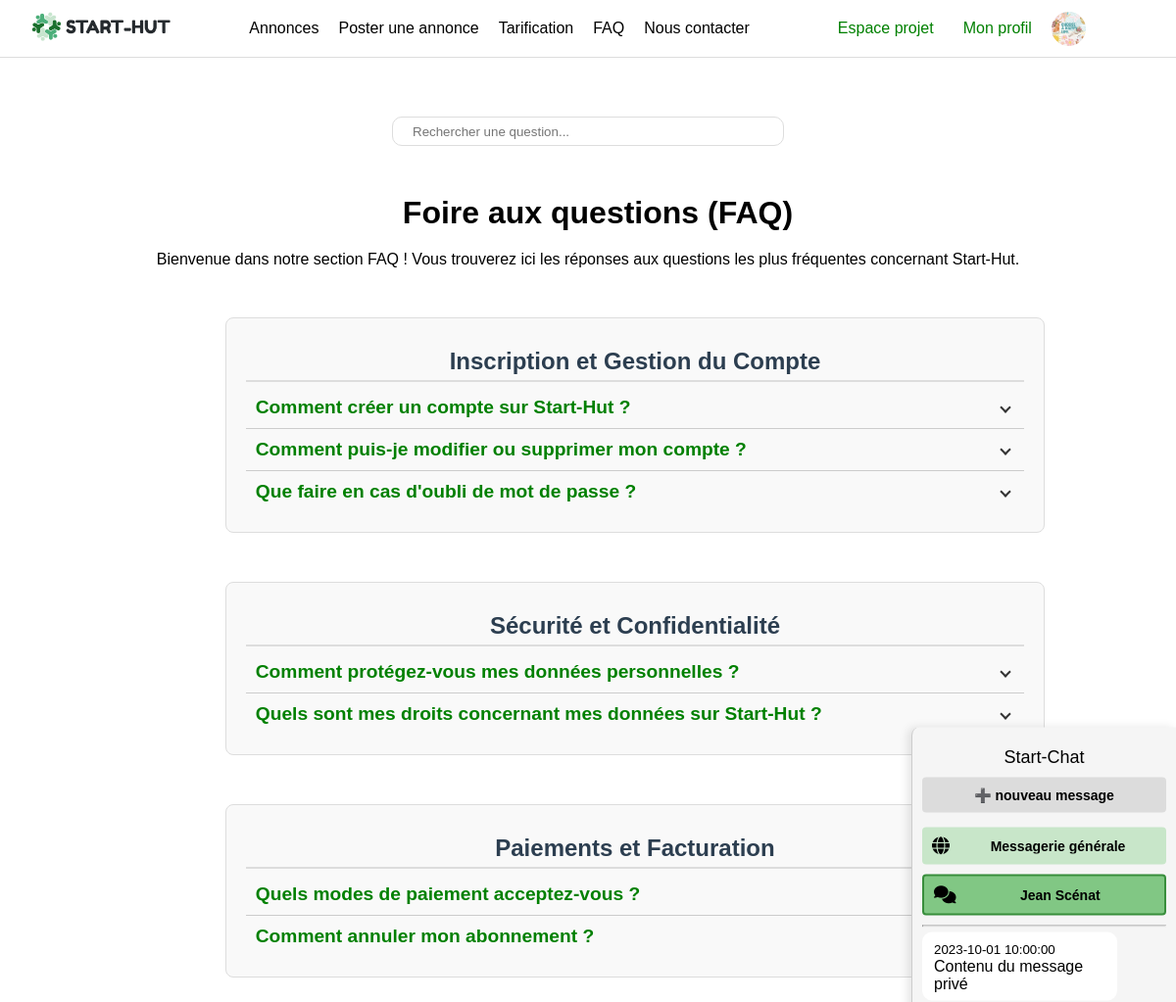
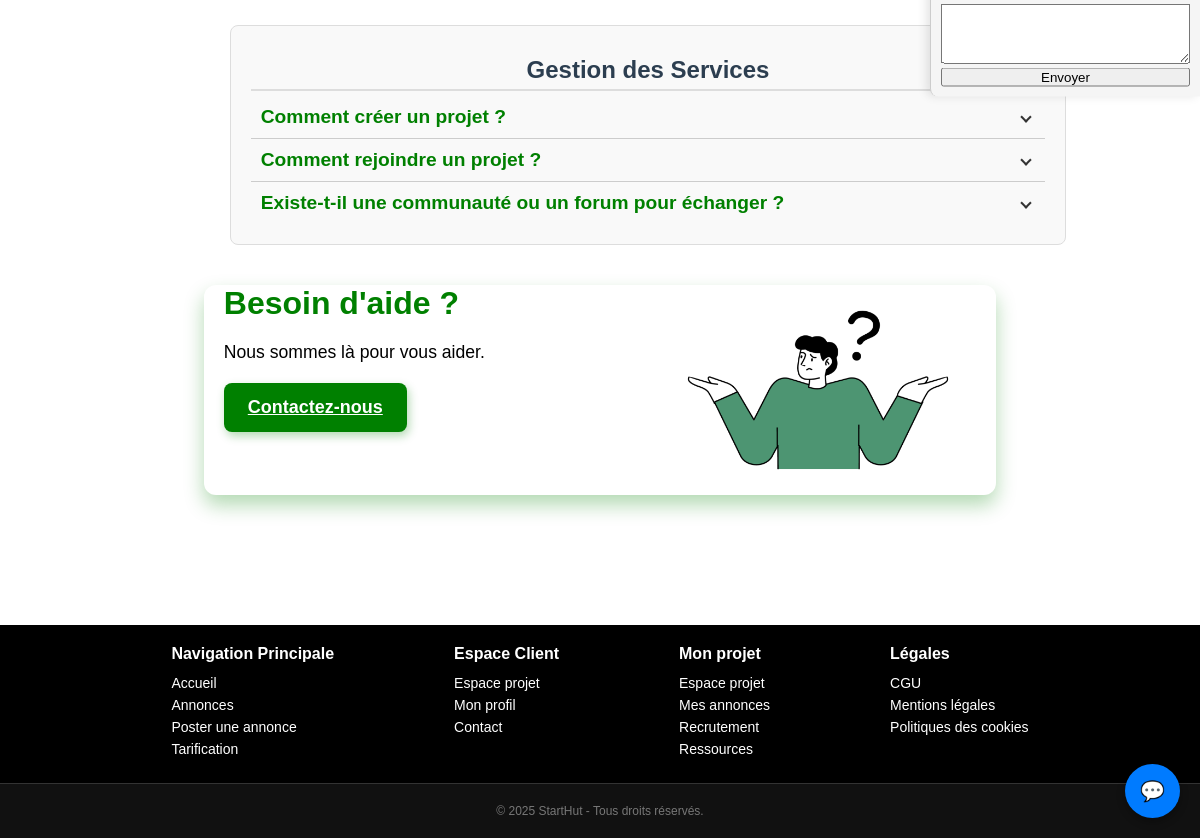
Screenshot of /src/views/faq.php?contact=1 (signed in) with the database file from the repository (2 pictures, top to bottom).
### tables this page shows
CREATE TABLE Utilisateurs (
    id INT PRIMARY KEY AUTO_INCREMENT,
    nom VARCHAR(255) NOT NULL,
    prenom VARCHAR(255) NOT NULL ,
    email VARCHAR(255) NOT NULL UNIQUE,
    mot_de_passe VARCHAR(255) NOT NULL,
    description_profil VARCHAR(255),
    langues_parlees VARCHAR(255),
    type ENUM('porteur', 'collaborateur', 'admin') NOT NULL
);

CREATE TABLE Messages (
    id INT PRIMARY KEY AUTO_INCREMENT,
    id_expediteur INT NOT NULL ,
    id_destinataire INT ,
    contenu TEXT NOT NULL ,
    date DATETIME NOT NULL ,

    FOREIGN KEY (id_expediteur) REFERENCES Utilisateurs(id),
    FOREIGN KEY (id_destinataire) REFERENCES Utilisateurs(id)
);

### src/templates/messagerie.php (the view, shortened to what this page needs)
<?php
$user_id = $_SESSION['user_id'] ?? null;
$conn = new mysqli(DB_HOST, DB_USER, DB_PASS, DB_NAME);
$stmt = $conn->prepare("
    SELECT DISTINCT u.id, u.nom, u.prenom
    FROM Utilisateurs u
    JOIN Messages m ON (u.id = m.id_expediteur OR u.id = m.id_destinataire)
    WHERE (m.id_expediteur = ? OR m.id_destinataire = ?) AND u.id != ?
");
$stmt->bind_param("iii", $user_id, $user_id, $user_id);
$stmt->execute();
$contacts = $stmt->get_result()->fetch_all(MYSQLI_ASSOC);
$stmt = $conn->prepare("
    SELECT m.contenu, m.date, m.id_expediteur, u.prenom, u.nom
    FROM Messages m
    JOIN Utilisateurs u ON m.id_expediteur = u.id
    WHERE m.id_destinataire IS NULL
    ORDER BY m.date DESC
    LIMIT 50
");
$stmt->execute();
$messages_generaux = $stmt->get_result()->fetch_all(MYSQLI_ASSOC);
$contact_id = $_GET['contact'] ?? null;
$messages = [];
$mode_general = isset($_GET['mode']) && $_GET['mode'] === 'general';
if ($contact_id && !$mode_general) {
    $stmt = $conn->prepare("
        SELECT contenu, date, id_expediteur
        FROM Messages
        WHERE (id_expediteur = ? AND id_destinataire = ?)
           OR (id_expediteur = ? AND id_destinataire = ?)
        ORDER BY date ASC
    ");
    $stmt->bind_param("iiii", $user_id, $contact_id, $contact_id, $user_id);
    $stmt->execute();
    $messages = $stmt->get_result()->fetch_all(MYSQLI_ASSOC);
}
?>
<link rel="stylesheet" href="assets/css/styles-meryem.css">
<link rel="stylesheet" href="https://cdnjs.cloudflare.com/ajax/libs/font-awesome/6.5.0/css/all.min.css">
<a id="open-message-modal" class="message-floating-btn">💬</a>
<div id="messagerie-modal" style="display: none;">
<p style="text-align: center; font-size: 18px; margin: 10px 0;">Start-Chat</p>
  <div id="new-message-btn">➕ nouveau message</div>
  <div class="contact-card <?= $mode_general ? 'active-contact' : '' ?>" onclick="window.location.href='?mode=general'">
    <i class="fa fa-globe"></i>
    <div class="contact-name">Messagerie générale</div>
  </div>
  <?php foreach ($contacts as $contact): ?>
    <?php
      $isActive = ($contact_id == $contact['id'] && !$mode_general) ? 'active-contact' : '';
    ?>
    <div class="contact-card <?= $isActive ?>" onclick="window.location.href='?contact=<?= $contact['id'] ?>'">
      <i class="fa fa-comments"></i>
      <div class="contact-name"><?= htmlspecialchars($contact['prenom'] . ' ' . $contact['nom']) ?></div>
    </div>
  <?php endforeach; ?>
  <?php if ($mode_general): ?>
    <hr>
    <div class="message-thread">
      <?php if (count($messages_generaux) > 0): ?>
        <?php foreach ($messages_generaux as $msg): ?>
          <div class="message-general">
            <strong><?= htmlspecialchars($msg['prenom'] . ' ' . $msg['nom']) ?></strong>
            <small class="message-date"><?= htmlspecialchars($msg['date']) ?></small>
            <div class="message-content"><?= nl2br(htmlspecialchars($msg['contenu'])) ?></div>
          </div>
        <?php endforeach; ?>
      <?php else: ?>
        <p style="text-align: center; color: #888;">Aucun message dans la messagerie générale.</p>
      <?php endif; ?>
    </div>
    <form action="/Start-Hut/src/templates/envoyer_message_general.php" method="POST">
      <textarea name="contenu" required style="width:100%; height:60px;" placeholder="Écrivez un message visible par tous..."></textarea><br>
      <button type="submit" style="width:100%;">Envoyer à tous</button>
    </form>
  <?php elseif ($contact_id): ?>
    <hr>
    <div class="message-thread">
      <?php if (count($messages) > 0): ?>
        <?php foreach ($messages as $msg): ?>
          <div class="message-prive <?= $msg['id_expediteur'] == $user_id ? 'from-me' : 'from-them' ?>">
            <small><?= htmlspecialchars($msg['date']) ?></small><br>
            <?= nl2br(htmlspecialchars($msg['contenu'])) ?>
          </div>
        <?php endforeach; ?>
      <?php else: ?>
        <p style="text-align: center; color: #888;">Aucune conversation pour le moment.</p>
      <?php endif; ?>
    </div>
    <form action="/Start-Hut/src/templates/envoyer_message.php" method="POST">
      <textarea name="contenu" required style="width:100%; height:60px;"></textarea><br>
      <button type="submit" style="width:100%;">Envoyer</button>
    </form>
  <?php endif; ?>
</div>

### public/assets/css/styles-khaleb.css (style rules this page uses)
* { margin: 0; padding: 0; box-sizing: border-box; }
body { width: auto; font-family: 'Open Sans', sans-serif; display: flex; flex-direction: column; min-height: 100vh; }

### public/assets/css/styles.css (style rules this page uses)
* { margin: 0; padding: 0; box-sizing: border-box; }
body { width: auto; font-family: 'Open Sans', sans-serif; display: flex; flex-direction: column; min-height: 100vh; }
html, body { margin: 0; padding: 0; overflow-x: hidden; width: 100vw; box-sizing: border-box; }
footer a { text-decoration: none; color: inherit; }
#messagerie-modal { position: fixed; right: 0; top: 50%; transform: translateY(-50%); width: 270px; background: #f5f5f5; border-left: 1px solid #ccc; border-radius: 8px 0 0 8px; padding: 10px; box-shadow: -4px 0 10px rgba(0,0,0,0.1); z-index: 9999; font-family: Arial, sans-serif; max-height: 90vh; overflow-y: auto; }
.message-prive { margin: 5px 0; max-width: 80%; padding: 8px 12px; border-radius: 10px; background-color: #f0f0f0; }
.message-prive.from-them { text-align: left; background-color: #ffffff; }
.contact-card { background-color: #c8e6c9; padding: 10px; margin-bottom: 10px; border-radius: 4px; display: flex; align-items: center; cursor: pointer; overflow: hidden; text-overflow: ellipsis; white-space: nowrap; }
#messagerie-modal, #messagerie-modal * { color: black !important; }
.contact-card i { margin-right: 10px; font-size: 18px; }
.contact-name { font-size: 14px; font-weight: bold; overflow: hidden; text-overflow: ellipsis; white-space: nowrap; flex: 1; }
.active-contact { background-color: #81c784 !important; border: 2px solid #388e3c; }
#new-message-btn { background-color: #dcdcdc; border-radius: 4px; padding: 10px; text-align: center; font-size: 14px; margin-bottom: 15px; cursor: pointer; font-weight: bold; }
.message-floating-btn { position: fixed; bottom: 20px; right: 20px; background-color: #007bff; color: white; padding: 15px; border-radius: 50%; text-align: center; font-size: 20px; cursor: pointer; box-shadow: 0 4px 8px rgba(0,0,0,0.3); z-index: 9999; }

### public/assets/css/styles-meryem.css (style rules this page uses)
:root { --primary-color: green; --primary-dark: rgb(6, 78, 6); --primary-light: #d1ffd1; --text-color: #333; --background: #f8f8f8; }
body { margin: 0; font-family: Arial, sans-serif; background-color: white; }
#messagerie-modal { position: fixed; right: 0; top: 50%; transform: translateY(-50%); width: 270px; background: #f5f5f5; border-left: 1px solid #ccc; border-radius: 8px 0 0 8px; padding: 10px; box-shadow: -4px 0 10px rgba(0,0,0,0.1); z-index: 9999; font-family: Arial, sans-serif; max-height: 90vh; overflow-y: auto; }
.contact-card { background-color: #c8e6c9; padding: 10px; margin-bottom: 10px; border-radius: 4px; display: flex; align-items: center; cursor: pointer; overflow: hidden; text-overflow: ellipsis; white-space: nowrap; }
.contact-card i { margin-right: 10px; font-size: 18px; }
.contact-name { font-size: 14px; font-weight: bold; overflow: hidden; text-overflow: ellipsis; white-space: nowrap; flex: 1; }
.active-contact { background-color: #81c784 !important; border: 2px solid #388e3c; }
#new-message-btn { background-color: #dcdcdc; border-radius: 4px; padding: 10px; text-align: center; font-size: 14px; margin-bottom: 15px; cursor: pointer; font-weight: bold; }
.message-floating-btn { position: fixed; bottom: 20px; right: 20px; background-color: #007bff; color: white; padding: 15px; border-radius: 50%; text-align: center; font-size: 20px; cursor: pointer; box-shadow: 0 4px 8px rgba(0,0,0,0.3); z-index: 9999; }

### src/templates/footer.php (style rules this page uses)
footer a { text-decoration: none; color: inherit; }

### rows the page displays
utilisateurs: prenom+nom "Jean Scénat"
messages: date "2023-10-01 10:00:00", contenu "Contenu du message privé"
